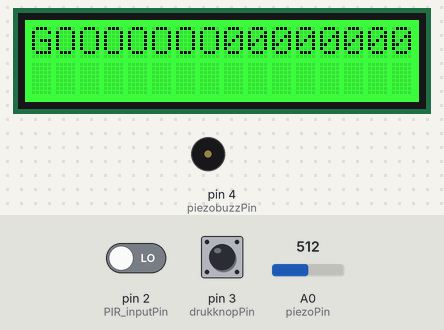
A sketch run on a simulated Arduino Uno, built with avr-gcc and run on an emulated ATmega328P. Shown: 16×2 character LCD, buzzer (waves = sounding, pin HIGH). The test bench sets the inputs (shaded band); at power-on: pin 2 (PIR_inputPin) LOW, pin 3 (drukknopPin) HIGH, A0 (piezoPin) = 512. What the sketch prints to the serial monitor is not drawn.

Above: at 4.7 s.
4.8 s: pin 2 (PIR_inputPin) driven HIGH
At 6.0 s:
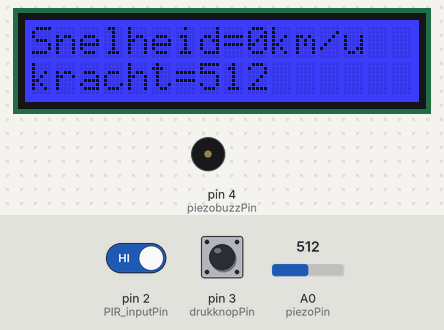
7.8 s: pin 3 (drukknopPin) pulled LOW for 3.2 s
At 10.8 s:
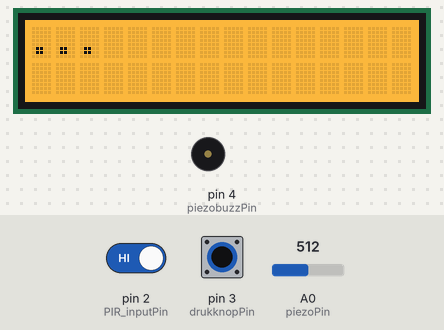
15.5 s: A0 (piezoPin) set to 900
At 17.6 s:
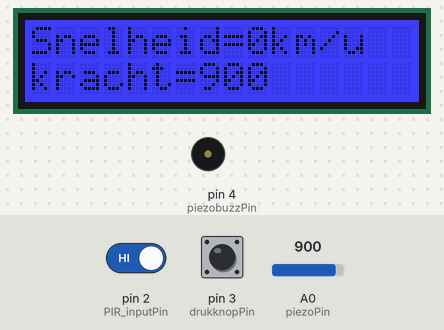
21.5 s: A0 (piezoPin) set to 511
At 22.4 s:
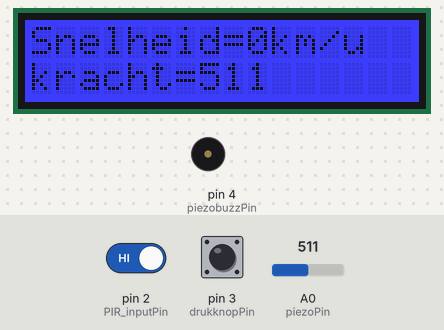
Timing chart, 0 to 24.5 s (numbered marks = the images above; inputs shaded):
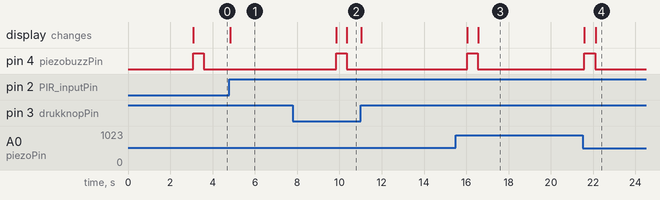

The sketch:

Overkoepelende_opdracht.ino
```cpp
#include <Wire.h>
#include <rgb_lcd.h>

int piezoPin = A0;          // pin waar het piezo element op wordt ingelezen
int piezoWaarde = 0;        // waarde van de piezo
int maxPiezowaarde = 0;     // max waarde piezo
int PIR_inputPin = 2;       // pin waar pir sensor op aangesloten is
int drukknopPin = 3;        // pin waarop drukknop is aangesloten
int piezobuzzPin = 4;
unsigned long startTijd = 0;    // tijd waarop de pir de detectie begon
unsigned long eindTijd = 0;     // tijd waarop de knop wordt ingedrukt
unsigned long intervalTijd = 0; // tijd tussen detectie en knopdruk
rgb_lcd lcd; // lcd object

void setup() {
  Serial.begin(9600);
  pinMode(PIR_inputPin, INPUT);
  pinMode(drukknopPin, INPUT_PULLUP);
  pinMode(piezobuzzPin, OUTPUT);
  lcd.begin(16, 2);
  lcd.setRGB(0, 255, 0);
  delay(3000);

  lcd.print("GOOOOOOO00000000");
  Serial.println("Systeem klaar: U mag slaan!");
  digitalWrite(piezobuzzPin, HIGH);
  delay(500); // korte piep van 1000 ms
  digitalWrite(piezobuzzPin, LOW);
}

void loop() {
  // Lees piezo en update max
  piezoWaarde = analogRead(piezoPin);
  if (piezoWaarde > maxPiezowaarde) {
    maxPiezowaarde = piezoWaarde;
  }

  // PIR-detectie
  if (digitalRead(PIR_inputPin) == HIGH) {
    if (startTijd == 0) {
      startTijd = millis();
      lcd.clear();
      lcd.setCursor(0, 0);
      lcd.print("...");
      lcd.setRGB(255, 165, 0); // Oranje
    }
  }

  // Drukknop-ingedrukt
  if (digitalRead(drukknopPin) == HIGH) {
    if (startTijd != 0) {
      eindTijd = millis();
      intervalTijd = eindTijd - startTijd;

      lcd.clear();
      lcd.setCursor(0, 0);
      lcd.print("Snelheid=");
      lcd.print((1/intervalTijd)*360);
      lcd.print("km/u");

      lcd.setCursor(0, 1);
      lcd.print("kracht=");

      lcd.print(maxPiezowaarde);

      lcd.setRGB(0, 0, 255); // blauw

      Serial.print("Snelheid: ");
      Serial.print(intervalTijd);
      Serial.println(" ms");

      Serial.print("Max piezo kracht: ");
      Serial.println(maxPiezowaarde);

      delay(5000);

      // Reset voor volgende meting
      startTijd = 0;
      maxPiezowaarde = 0;

      lcd.clear();
      lcd.setRGB(0, 255, 0); // groen
      lcd.print("U mag slaan!");

      Serial.println("Klaar voor volgende meting");
      digitalWrite(piezobuzzPin, HIGH);
      delay(500);
      digitalWrite(piezobuzzPin, LOW);
    }
  }
}
```

Measured:
- after the input at 4.8 s, the display: changes at once (image 1)
- after the input at 7.8 s, the display: first differs from a run without the input after 2.6 s (image 2)
- after the input at 15.5 s, the display: first differs from a run without the input after 1.1 s (image 3)
- after the input at 21.5 s, the display: first differs from a run without the input after 0.62 s (image 4)
